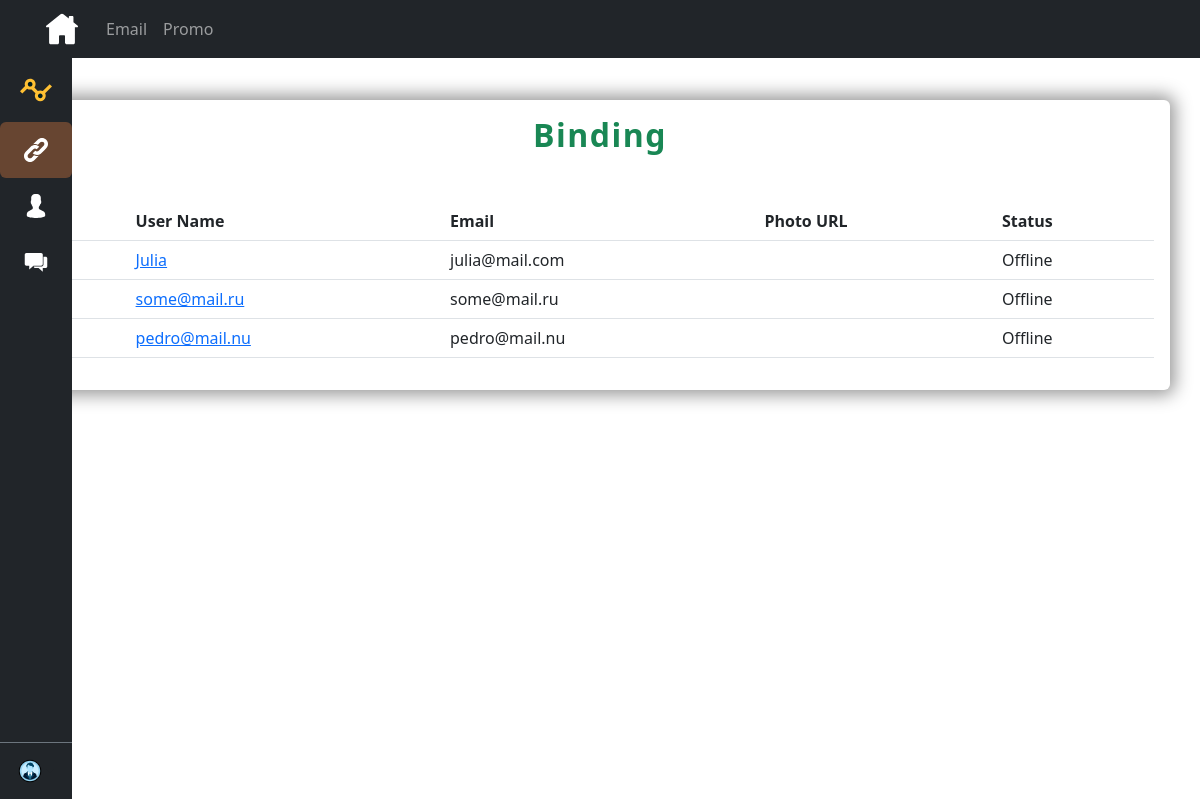
Page /panel/bind/ (signed in) on the committed database.
### user_profile/models.py (models this page shows, shortened)
class CustomUser(AbstractUser):
    def image_path(instance, filename):
        return str(instance.id) + os.path.splitext(filename)[1]
    email = models.EmailField(_("Email"), unique=True)
    photo = models.ImageField(upload_to=image_path,
                              default="icon-gf02a4d118_640.png")
    postal_code = models.IntegerField(null=True, blank=True)
    country = models.CharField(max_length=256, null=True, blank=True)
    city = models.CharField(max_length=256, null=True, blank=True)
    present_address = models.CharField(max_length=256, null=True, blank=True)
    permanent = models.CharField(max_length=256, null=True, blank=True)
    phone_number = models.CharField(max_length=128, null=True, blank=True)
    global_ban = models.BooleanField(_("Global BAN"), default=False)
    trading_ban = models.BooleanField(_("Trading BAN"), default=False)
    chat_ban = models.BooleanField(_("Chat BAN"), default=False)
    support_ban = models.BooleanField(_("Support BAN"), default=False)

class UserReferer(models.Model):
    user = models.OneToOneField(
        CustomUser, on_delete=models.CASCADE, unique=True, related_name="user")
    worker = models.ForeignKey(
        CustomUser, on_delete=models.CASCADE, related_name="worker")
    data = models.CharField(max_length=255, default=_("Hand Binding"))
    class Meta:
        unique_together = (("user", "worker"),)

### panel/views.py (the view)
# urls.py: path("bind/", views.bind, name="bind"),
@login_required(login_url='/accounts/login/')
@permission_required("can_acces_panel")
def bind(request):
    referals = None
    try:
        referals = UserReferer.objects.filter(worker__exact=request.user)
    except:
        pass
    context = {
        "referals": referals,
    }
    return render(request, "panel/bind.html", context)

### templates/panel/bind.html
{% extends 'panel/base.html' %}
{% load static %}
{% block home_href %}
{% url 'panel:bind' %}
{% endblock %}
{% block nav_items %}
{% url 'panel:bind_email' as url %}
<li class="nav-item">
    <a class="nav-link {% if url in request.path %}active{% endif %}" aria-current="page" href="{{ url }}">Email</a>
</li>
{% url 'panel:bind_promo' as url %}
<li class="nav-item">
    <a class="nav-link {% if url in request.path %}active{% endif %}" href="{{ url }}">Promo</a>
</li>
{% endblock %}
{% block main_content %}
<h2 class="text-center mb-5 page-title text-success">{% block bind_title %}Binding{% endblock %}</h2>
{% block bind_content %}
{% if referals %}
<table class="table">
    <thead>
        <tr>
            <th scope="col">ID</th>
            <th scope="col">User Name</th>
            <th scope="col">Email</th>
            <th scope="col">Photo URL</th>
            <th scope="col">Status</th>
        </tr>
    </thead>
    <tbody>
        {% for ref in referals %}
        <tr>
            <th scope="row">{{ref.user.id}}</th>
            <td><a href="{% url 'panel:user_details' ref.user.id %}">{{ref.user.username}}</a></td>
            <td>{{ref.user.email}}</td>
            <td>{{ref.user.userprofile.photo.url}}</td>
            <td>Offline</td>
        </tr>
        {% endfor %}
    </tbody>
</table>
{% else %}
<p class="text-center">No Users ...</p>
{% endif %}
{% endblock %}
{% endblock %}

### templates/panel/base.html (shortened to what this page needs)
{% load static %}
<html lang="en">
<head>
    <link rel="stylesheet" href="{% static 'bootstrap.min.css' %}">
    <link rel="stylesheet" href="{% static 'panel.css' %}">
</head>
<body>
    <div class="d-flex flex-column flex-shrink-0 bg-dark sidebar" style="width: 4.5rem;">
        <a href="{% url 'panel:index' %}" class="d-block p-3 link-dark text-decoration-none" title=""
            data-bs-toggle="tooltip" data-bs-placement="right" data-bs-original-title="Icon-only">
            <img class="bi" width="40" height="32" src="{% static 'images/logo-mini.svg' %}">
        </a>
        <ul class="nav nav-pills nav-flush flex-column mb-auto text-center">
            <li class="nav-item" data-toggle="tooltip" data-placement="right" title="Binds">
                {% url 'panel:bind' as url %}
                <a href="{{ url }}"
                    class="nav-link ultra-nav-link {% if url in request.path %}ultra-active{% endif %} py-3 "
                    aria-current="page" title="" data-bs-toggle="tooltip" data-bs-placement="right"
                    data-bs-original-title="Home">
                    <img class="bi" width="24" height="24" role="img" aria-label="Home"
                        src="{% static 'images/link.svg' %}" style="filter: invert(100%);">
                </a>
            </li>
            <li>
                <a href="#" class="nav-link py-3 ultra-nav-link" title="" data-bs-toggle="tooltip"
                    data-bs-placement="right" data-bs-original-title="Dashboard">
                    <img class="bi" width="24" height="24" role="img" aria-label="Home"
                        src="{% static 'images/user.svg' %}" style="filter: invert(0%);">
                </a>
            </li>
            <li>
                <a href="#" class="nav-link py-3 ultra-nav-link" title="" data-bs-toggle="tooltip"
                    data-bs-placement="right" data-bs-original-title="Orders">
                    <img class="bi" width="24" height="24" role="img" aria-label="Home"
                        src="{% static 'images/chat.svg' %}" style="filter: invert(100%);">
                </a>
            </li>
        </ul>
        <div class="dropdown border-top border-secondary">
            <a href="#"
                class="d-flex align-items-center justify-content-center p-3 link-dark text-decoration-none dropdown-toggle"
                id="dropdownUser3" data-bs-toggle="dropdown" aria-expanded="false">
                <img src="{{ user.photo.url }}" alt="mdo" width="24" height="24" class="rounded-circle">
            </a>
        </div>
    </div>
    <nav class="navbar fixed-top navbar-expand-lg navbar-dark bg-dark">
        <div class="container">
            <a class="navbar-brand d-block text-decoration-none" href="{% block home_href %}{% url 'panel:index' %}{% endblock %}">
                <img class="bi" width="40" height="32" src="{% static 'images/home.svg' %}"
                    style="filter:invert(100%);opacity: 1;">
            </a>
            <div class="collapse navbar-collapse" id="navbarNavDropdown">
                <ul class="navbar-nav">
                    {% block nav_items %}
                    {% endblock %}
                </ul>
            </div>
        </div>
    </nav>
    <div class="container panel-content ultra-shadow p-3 rounded">
        {% block main_content %}{% endblock %}
    </div>
</body>
</html>

### static/panel.css (style rules this page uses)
.sidebar { position: fixed; left: 0; top: 58px; bottom: 1; z-index: 1; }
.page-title { letter-spacing: 1.5; font-weight: 800; }
.ultra-shadow { -webkit-box-shadow: 0px 0px 17px 5px rgba(153, 153, 153, 1); -moz-box-shadow: 0px 0px 17px 5px rgba(153, 153, 153, 1); box-shadow: 0px 0px 17px 5px rgba(153, 153, 153, 1); }
.ultra-active { background-color: rgb(103, 69, 49) !important; }
.panel-content { margin-top: 100px; }

### rows in the picture
CustomUser: photo (picture)
UserReferer: user.username "Julia", user.email "julia@mail.com"
UserReferer: user.username "some@mail.ru", user.email "some@mail.ru"
UserReferer: user.username "pedro@mail.nu", user.email "pedro@mail.nu"
